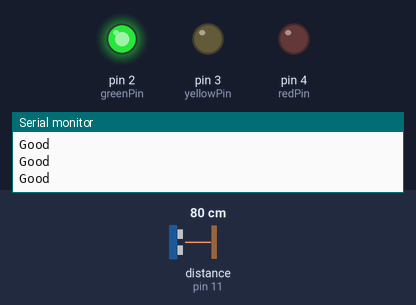
A sketch run on a simulated Arduino Uno, built with avr-gcc and run on an emulated ATmega328P. On the bench: output pins drawn as LEDs (lit = HIGH), the last lines printed to the serial monitor. Wiring (inferred from the names in the program): ultrasonic range finder: trigger pin 10; echo pin 11. The test bench sets the inputs (shaded band); at power-on: distance to the obstacle (sensor on pin 11) 80 cm. The echo pulse lasts 58.3 µs per cm; pins used as bus, display or sensor lines are not drawn.

Above: at 1.2 s.
1.3 s: distance to the obstacle (sensor on pin 11) set to 2 cm
At 1.49 s:
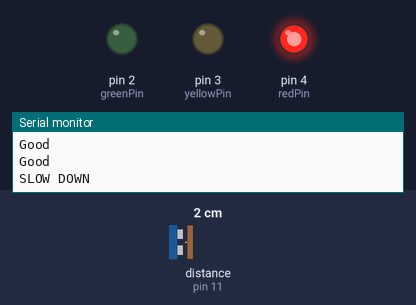
3.1 s: distance to the obstacle (sensor on pin 11) set to 4 cm
At 3.3 s:
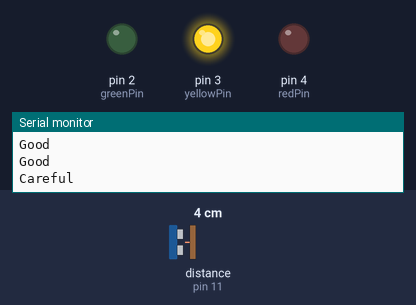
Timing chart, 0 to 6.1 s (numbered marks = the images above; inputs shaded):
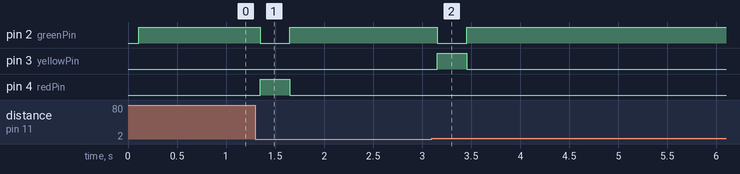

The sketch:

speedMonitor.ino
```cpp
const int greenPin = 2;
const int yellowPin = 3;
const int redPin = 4;
const int trig = 10;
const int echo = 11;
long duration;
long distance;

void setup() {
  // put your setup code here, to run once:

  Serial.begin(9600);

  pinMode(greenPin, OUTPUT);
  pinMode(yellowPin, OUTPUT);
  pinMode(redPin, OUTPUT);
  pinMode(trig, OUTPUT);
  pinMode(echo, INPUT);


}

void loop() {
  // put your main code here, to run repeatedly:

  int x = getSpeed();

  if(x > 20){
    digitalWrite(redPin, HIGH);
    digitalWrite(yellowPin, LOW);
    digitalWrite(greenPin, LOW);
    Serial.println("SLOW DOWN");
  }

  else if(x > 10){
    digitalWrite(redPin, LOW);
    digitalWrite(yellowPin, HIGH);
    digitalWrite(greenPin, LOW);
    Serial.println("Careful");
  }

  else{
    digitalWrite(redPin, LOW);
    digitalWrite(yellowPin, LOW);
    digitalWrite(greenPin, HIGH);
    Serial.println("Good");
  }

  delay(200);


}

long getDistance(){
  digitalWrite(trig, LOW);
  delayMicroseconds(2);

  digitalWrite(trig, HIGH);
  //amount of time trigger needs to stay on to release ultrasonic wave is 10 microseconds
  delayMicroseconds(10);

  digitalWrite(trig, LOW);

  //measures the amount of time the echoPin stays high (time from when the ultrasonic wave was emitted, to when echo hits receiver), if no signal is received in 30000 ms call is cancelled
  duration = pulseIn(echo, HIGH, 30000);

  if(duration == 0){
    Serial.println("No Echo Received");
    return 0;
  }


  //sound = 0.034 centimeters per microsecond. sound multiplied by duration in microseconds gives distance in centimeters from sensor to object x2
  distance = duration * .034/2;

  return distance;
}

int getSpeed(){

  int distance1 = getDistance();
  delay(100);
  int distance2 = getDistance();

  int distance = abs(distance2 - distance1);

  int velocity = distance/0.1;

  return velocity;

}
```

Measured:
- after the input at 1.3 s, pin 2 (greenPin): HIGH → LOW after 0.05 s, → HIGH 0.30 s later; pin 4 (redPin): LOW → HIGH after 0.05 s, → LOW 0.30 s later
- after the input at 3.1 s, pin 2 (greenPin): HIGH → LOW after 0.06 s, → HIGH 0.30 s later; pin 3 (yellowPin): LOW → HIGH after 0.06 s, → LOW 0.30 s later
